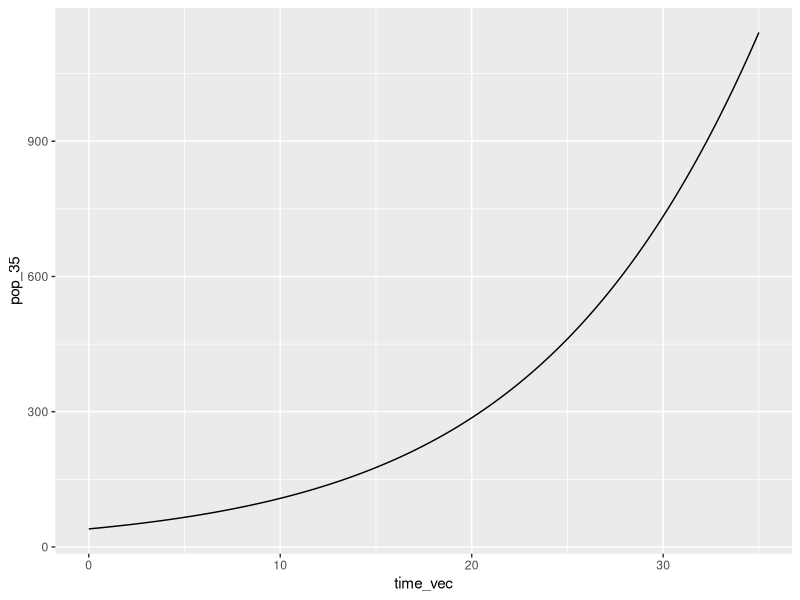
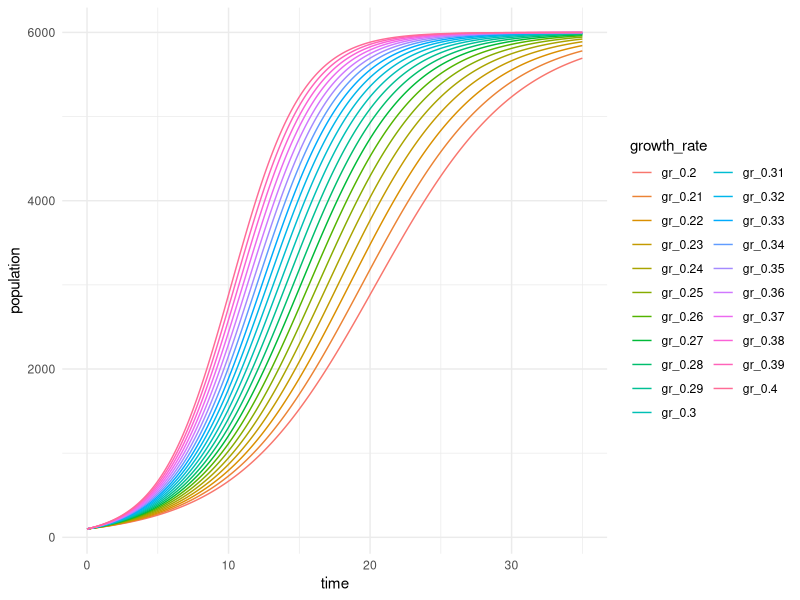

R code for these plots, in order:
## ---- chunk 1
knitr::opts_chunk$set(echo = TRUE)
library(tidyverse)
## ---- chunk 2
file_prefix <- c("temp", "ph", "salinity")
file_suffix <- c(1, 2, 3, 4, 5)

for (i in seq_along(file_prefix)) {
  for (j in seq_along(file_suffix)) {
    print(paste0(file_prefix[i], "_", file_suffix[j]))
  }
}
## ---- chunk 3
odds <- c(1, 3, 5)
evens <- c(2, 4, 6, 8)

for (i in seq_along(odds)) {
  for (j in seq_along(evens)) {
    print(odds[i] * evens[j])
  }
}
## ---- chunk 4
function_name <- function(bird, dog) {
  pets = bird + dog
  return(pets)
}
## ---- chunk 5
exclaim_age <- function(age) {
  print(paste("I am", age, "years old!"))
}

exclaim_age(age = 10)
## ---- chunk 6
quarter_splits <- c(1.0, 1.1, 1.2, 1.1, 1.4, 1.5, 1.6, 1.4)

#you could create empty vector here to store outputs in

for (i in seq_along(quarter_splits)) {
  val = quarter_splits[i] + quarter_splits[i + 1]
  print(val)
}
## ---- chunk 7
double_this <- function(my_value) {
  print(2 * my_value)
}

double_this(200) #or
double_this(my_value = 200)

double_this(c(1, 2, 10, 100, 175)) #func is doing iteration for us...
## ---- chunk 8
exclaim_age <- function(your_name, your_age) {
  print(paste("My name is", your_name, "and I am", your_age, "years old."))
}
exclaim_age(your_name = "Elise", your_age = 25)
## ---- chunk 9
convert_animal_age <- function(animal, human_age) {
  if (animal == "dog") {
    print(human_age * 7)
  } else if (animal == "goat") {
    print(human_age* 4.7)
  } else 
    print("Animal must be dog or goat.")
}

convert_animal_age(animal = "dog", human_age = 12)
convert_animal_age(animal = "pika", human_age = 4)

## ---- chunk 10
dog_choice <- tribble(
  ~dog_name, ~food,
  "Khora", "everything",
  "Teddy", "salmon",
  "Waffle", "pancakes",
  "Banjo", "chicken"
)
## ---- chunk 11
dog_menu <- function(name) {
  my_sub <- filter(dog_choice, dog_name == name)
  print(paste("My name is", my_sub$dog_name, "and my favorite food is", my_sub$food))
}
dog_menu(name = "Waffle")
dog_menu(name = "Banjo")

## ---- chunk 12
# Func iterates over every column in data frame, finds mean. 

#function from scratch (apply col_mean, etc does the same thing)
means_over_columns <- function(df) {
  for (i in seq_along(df)) {
    col_mean <- mean(df[[i]], na.rm = TRUE)
    column_name <- colnames(df[i])
    print(paste("The mean value of", column_name, "is", col_mean))
  }
}

#Example...
means_over_columns(df = mtcars)
means_over_columns(df = faithful)

## ---- chunk 13
apples <- c(1, 2, 3, 4)
price <- c(7, 10, 25)

fruit_out <-matrix(nrow = length(price), ncol = length(apples))

for (i in seq_along(apples)) {
  for (j in seq_along(price)) {
    total_cost <- price[j] * apples[i]
    fruit_out[j, i] <- total_cost #tells you the [row, col] where to place output
  }
}
## ---- chunk 14
first_name <- c("Kiran", "Elise", "Michael")
last_name <- c("Chair", "Table", "Plant", "Desk")

full_name <- matrix(nrow = length(first_name), ncol = length(last_name))

for (i in seq_along(first_name)) {
  for (j in seq_along(last_name)) {
    add_names <- paste(first_name[i], last_name[j])
    full_name[i, j] <- add_names
  }
}
## ---- chunk 15
logistic_growth <- function(N0, K, r, time) {
  Nt <- K / (1 + ((K - N0) / N0) * exp(-r * time))
  print(Nt)
}

#iterate over time for multiple growth rates
#Create a seq of growth rate values:
r_seq <- seq(from = 0.20, to = 0.40, by = 0.01)
time_vec <- seq(from = 0, to = 35, by = 0.1)

#Need to create a MATRIX to store the outputs in :
out_matrix <- matrix(nrow = length(time_vec), ncol = length(r_seq))

#Nested for-loop:
for (i in 1:length(r_seq)) { #outer loop is the growth rates
  for (j in 1:length(time_vec)) { #inner loop is the time seq values
  pop <- logistic_growth(N0 = 100, K = 6000, r = r_seq[i], time = time_vec[j])
  out_matrix[j, i] <- pop #Store the value in the appropriate row, col
  }
  }
## ---- chunk 16
#Ctrl + Alt + X: creates a function
logistic_growth <- function(K, N0, r, time) {
  K / (1 + ((K - N0) / N0) * exp(-r * time))
}

#test function
logistic_growth(K = 5000, N0 = 100, r = 0.07, time = 42)

#iterate over time
time_vec <- seq(from = 0, to = 35, by = 0.1)

pop_35 <- logistic_growth(N0 = 40, K = 8000, r = 0.1, time = time_vec)


#Data vis
pop_time35_df <- data.frame(time_vec, pop_35)

ggplot(data = pop_time35_df, aes(x = time_vec, y = pop_35)) +
         geom_line()
## ---- chunk 17
pop_35_vec <- vector(mode = "numeric", length = length(time_vec))

for (i in seq_along(time_vec)) {
  population <- logistic_growth(N0 = 100, K = 6000, r = 0.27, time = time_vec[i])
  pop_35_vec[i] <- population
}
## ---- chunk 18
r_seq <- seq(from = 0.20, to = 0.4, by = 0.01)
## ---- chunk 19
out_matrix <- matrix(nrow = length(time_vec), ncol = length(r_seq))

for (i in seq_along(r_seq)) {
  for (j in seq_along(time_vec)) {
    pop <- logistic_growth(N0 = 100, K = 6000, r = r_seq[i], time = time_vec[j])
  out_matrix[j, i] <- pop
  }
}

logistic_df <- data.frame(out_matrix, time = time_vec)
colnames(logistic_df) <- c(paste0("gr_", r_seq), "time")

logistic_df_long <- logistic_df |> 
  pivot_longer(cols = -time, values_to = "population", names_to = "growth_rate")

ggplot(data = logistic_df_long, aes(x = time, y = population)) +
  geom_line(aes(color = growth_rate)) +
  theme_minimal()
  
